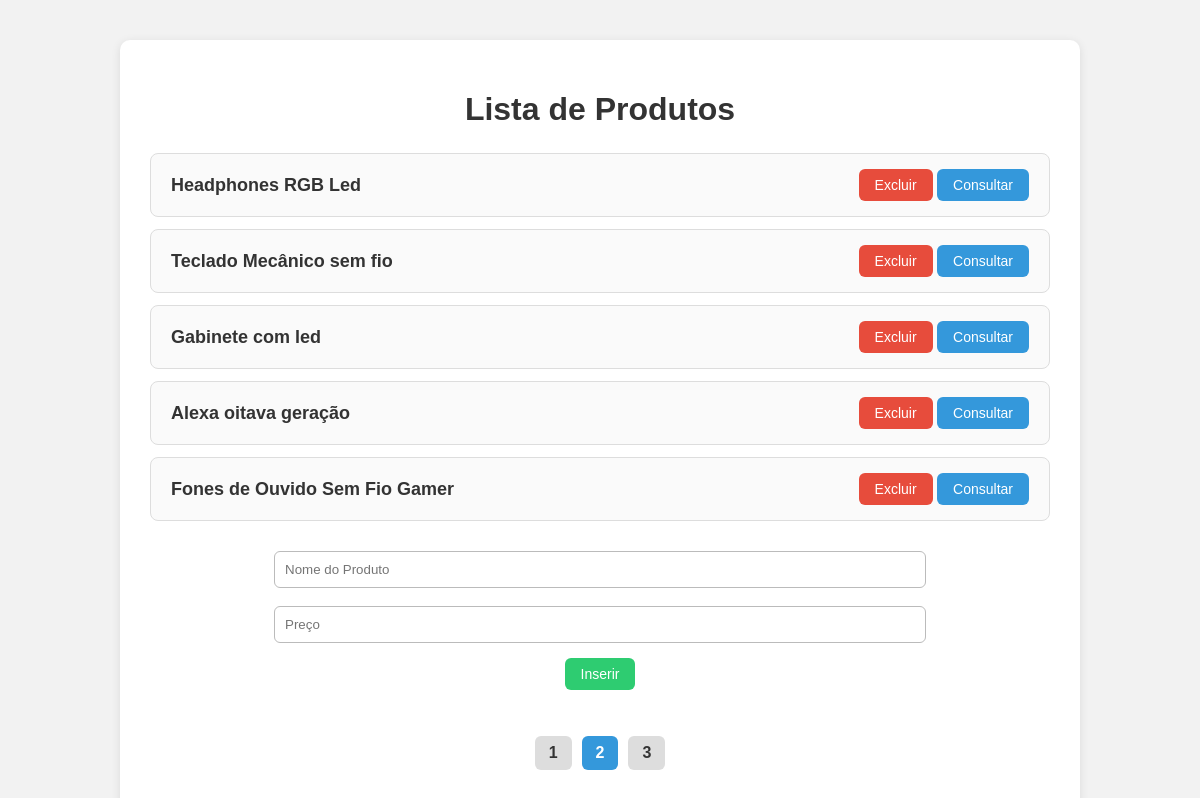
Page /produtos-paginados?page=2 on the committed database.
### tables this page shows
CREATE TABLE produtos (
            id INTEGER PRIMARY KEY AUTOINCREMENT,
            nome TEXT NOT NULL,
            preco REAL NOT NULL
        );

### app.py (the view)
@app.route('/produtos-paginados')
def produtos_paginados():
    return ProdutoController.produtos_paginados()

### controllers/produto_controller.py (called while the page is built)
    @staticmethod
    def produtos_paginados():
        page = request.args.get("page", 1, type=int)
        per_page = 5
        offset = (page - 1) * per_page
        total = ProdutoModel.contar()
        produtos = ProdutoModel.listar_paginado(offset, per_page)
        total_pages = math.ceil(total / per_page)
        return render_template(
            "produtos_paginados.html",
            produtos=produtos,
            page=page,
            total_pages=total_pages
        )

### models/db.py (called while the page is built)
def get_connection():
    conn = sqlite3.connect(DATABASE)
    conn.row_factory = sqlite3.Row
    return conn

### models/produto_model.py (called while the page is built)
    @staticmethod
    def listar_paginado(offset, limit):
        conn = get_connection()
        cur = conn.cursor()
        res = cur.execute("SELECT * FROM produtos LIMIT ? OFFSET ?", (limit, offset)).fetchall()
        conn.close()
        return res

    @staticmethod
    def contar():
        conn = get_connection()
        cur = conn.cursor()
        total = cur.execute("SELECT COUNT(*) FROM produtos").fetchone()[0]
        conn.close()
        return total

### templates/produtos_paginados.html (shortened to what this page needs)
<!DOCTYPE html>
<html lang="pt-BR">
<head>
    <link rel="stylesheet" href="{{ url_for('static', filename='css/style.css') }}">
</head>
<body>
<div class="container">
    <h1>Lista de Produtos</h1>
    <ul class="product-list">
        {% for produto in produtos %}
        <li class="product-item">
            <span class="product-name">{{ produto["nome"] }}</span>
            <div class="actions">
                <button class="btn btn-delete">Excluir</button>
                <a href="{{ url_for('detalhe_produto', produto_id=produto['id']) }}">
                    <button class="btn btn-view">Consultar</button>
                </a>
            </div>
        </li>
        {% endfor %}
    </ul>
<form class="form" action="{{ url_for('inserir_produto') }}" method="POST">
    <input type="text" name="produto" placeholder="Nome do Produto" required><br><br>
    <input type="number" step="0.01" name="preco" placeholder="Preço" required><br>
    <button class="btn btn-primary" type="submit">Inserir</button>
</form>
    <nav class="pagination">
        <ul>
            {% for page_num in range(1, total_pages + 1) %}
                <li class="page-item {% if page == page_num %}active{% endif %}">
                    <a href="{{ url_for('produtos_paginados', page=page_num) }}">{{ page_num }}</a>
                </li>
            {% endfor %}
        </ul>
    </nav>
</div>
</body>
</html>

### static/css/style.css (style rules this page uses)
body { margin: 0; font-family: Arial, Helvetica, sans-serif; background: #f2f2f2; color: #333; }
.container { max-width: 900px; margin: 40px auto; background: #fff; padding: 30px; border-radius: 10px; box-shadow: 0 2px 10px rgba(0,0,0,0.1); }
h1, h2 { text-align: center; margin-bottom: 25px; }
.product-list { list-style: none; padding: 0; }
.product-item { background: #fafafa; margin-bottom: 12px; padding: 15px 20px; border-radius: 8px; display: flex; justify-content: space-between; align-items: center; border: 1px solid #ddd; }
.product-name { font-size: 18px; font-weight: bold; }
.actions button, .btn { padding: 8px 16px; border: none; cursor: pointer; border-radius: 6px; font-size: 14px; }
.btn-delete { background: #e74c3c; color: #fff; }
.btn-view { background: #3498db; color: #fff; }
.btn-primary { background: #2ecc71; color: white; }
.form { margin-top: 30px; text-align: center; }
.form input { width: 70%; padding: 10px; border: 1px solid #bbb; border-radius: 6px; }
.form button { margin-top: 15px; }
.pagination { margin-top: 30px; text-align: center; }
.pagination ul { list-style: none; padding: 0; display: inline-flex; gap: 10px; }
.page-item a { display: block; padding: 8px 14px; background: #ddd; border-radius: 6px; text-decoration: none; color: #333; font-weight: bold; }
.page-item.active a { background: #3498db; color: white; }

### rows in the picture
produtos: nome "Headphones RGB Led"
produtos: nome "Teclado Mecânico sem fio"
produtos: nome "Gabinete com led"
produtos: nome "Alexa oitava geração"
produtos: nome "Fones de Ouvido Sem Fio Gamer"

### other values in the picture
{{ page_num }} "1" "2" "3"
